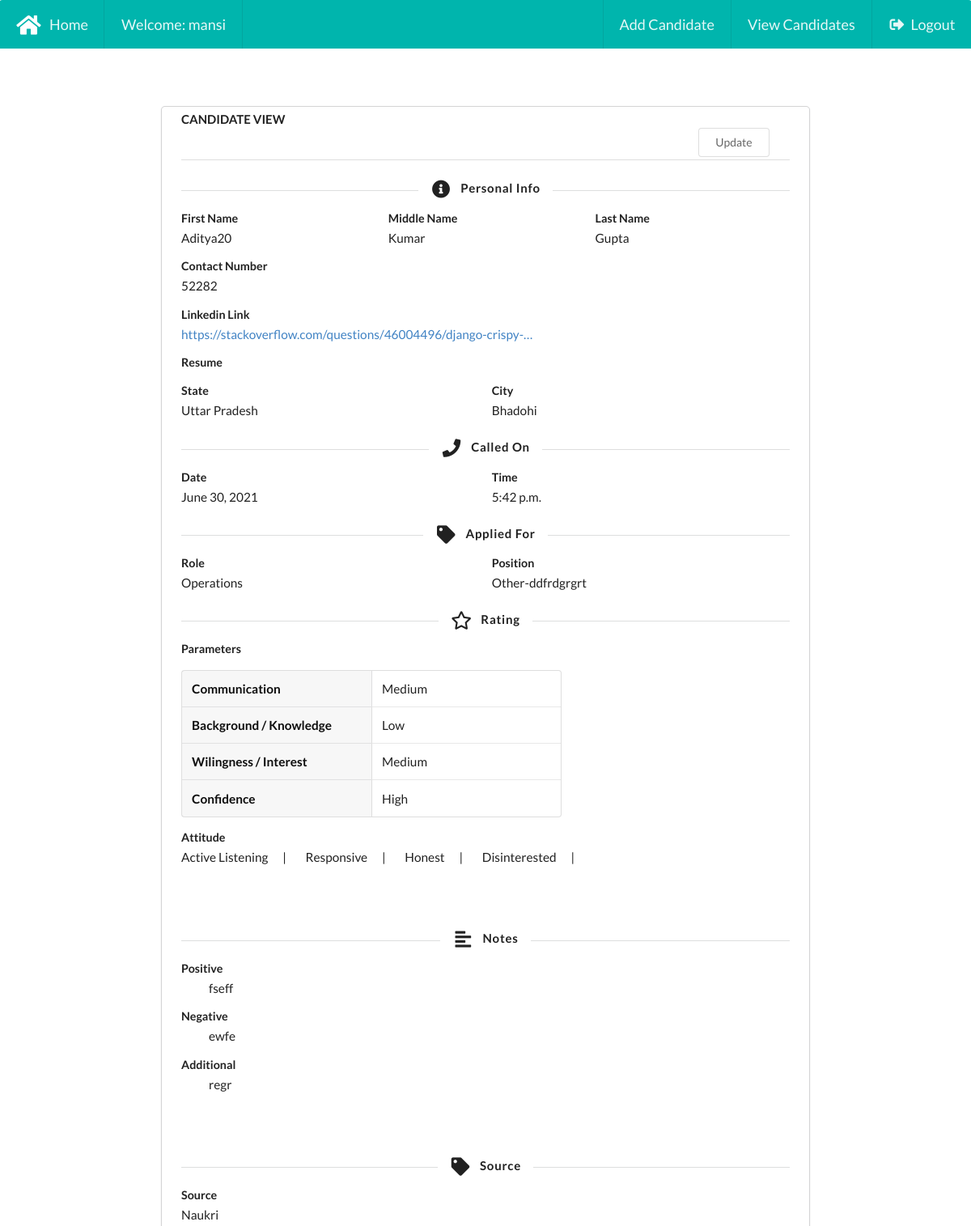
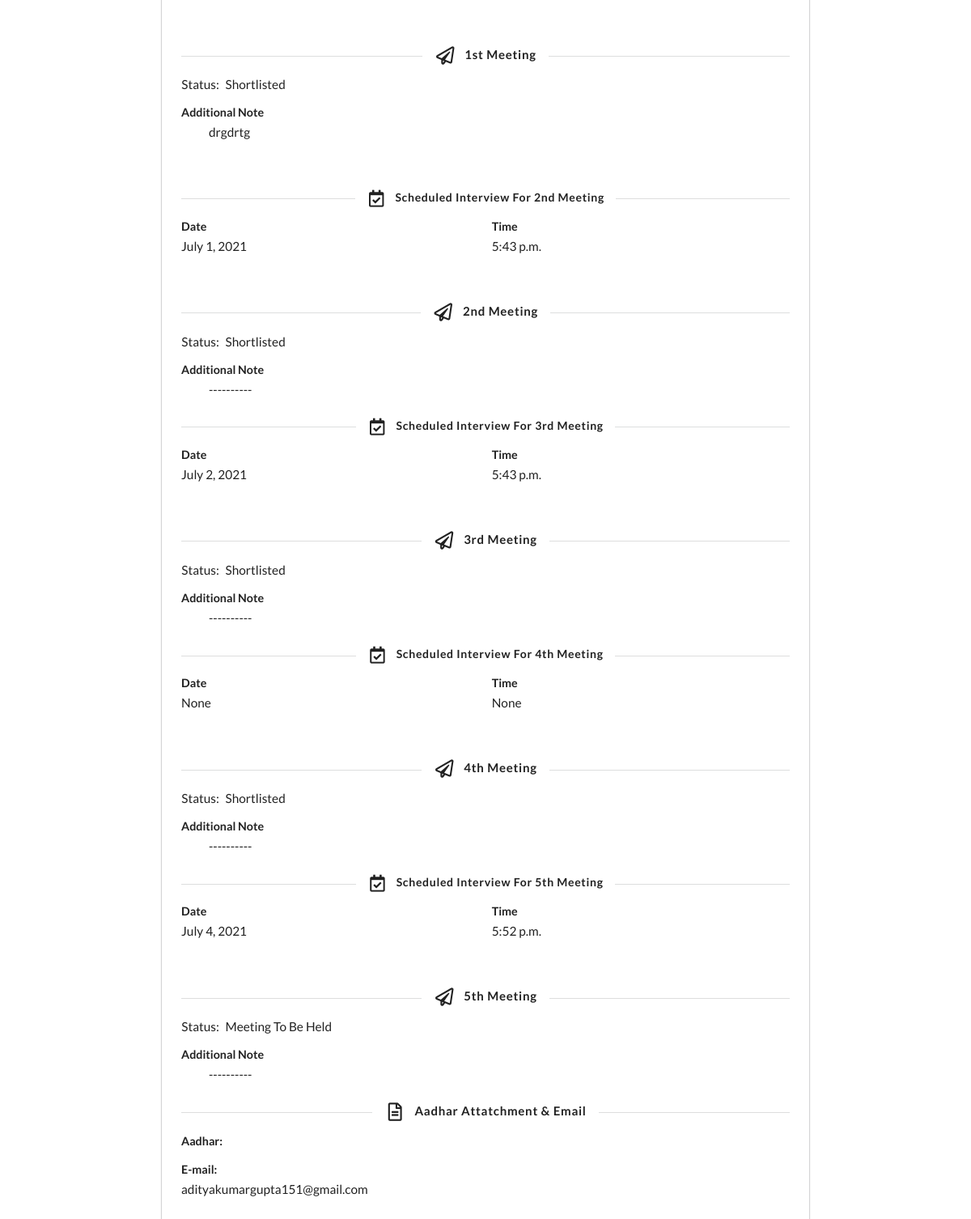
/candidateview/25 (signed in), run on the app's committed database (2 pictures, top to bottom).
### addcandidate/models.py (models this page shows, shortened)
class Recruitment(models.Model):
    HR = models.ForeignKey(User, on_delete=models.CASCADE)
    first_name = models.CharField(max_length=50)
    middle_name = models.CharField(max_length=50, blank=True, null=True)
    last_name = models.CharField(max_length=50, blank=True, null=True)
    contact_number = models.CharField(max_length=13, unique=True)
    linkedin_link = models.URLField(max_length=200, unique=True, blank=True)
    resume = models.FileField(upload_to='resume/', blank=True, null=True)
    state = models.CharField(max_length=50)
    city = models.CharField(max_length=50)
    date_called = models.DateField(default=timezone.now)
    time_called = models.TimeField()
    role = models.ForeignKey(Role, on_delete=models.CASCADE)
    position = models.CharField(max_length=50, choices=Constants.POSITION)
    other_role = models.CharField(max_length=50, blank=True)
    other_position = models.CharField(max_length=50, blank=True)
    first_param_val = models.CharField(max_length=50, choices=Constants.PARAMETER_VALUES)
    second_param_val = models.CharField(max_length=50, choices=Constants.PARAMETER_VALUES)
    third_param_val = models.CharField(max_length=50, choices=Constants.PARAMETER_VALUES)
    fourth_param_val = models.CharField(max_length=50, choices=Constants.PARAMETER_VALUES)
    attitude = models.ManyToManyField(Attitude)
    positive_notes = models.TextField(blank=True)
    negative_notes = models.TextField(blank=True)
    additional_notes = models.TextField(blank=True)
    source = models.CharField(max_length=50, choices=Constants.SOURCE)
    other_source = models.CharField(max_length=50, blank=True)
    first_meeting_status = models.CharField(max_length=50, choices=Constants.MEETING_STATUS)
    additional_notes_on_first_meeting = models.TextField(blank=True)
    interview_date = models.DateField(blank=True, default=None, null=True)
    interview_time = models.TimeField(blank=True, default=None, null=True)
    second_meeting_status = models.CharField(max_length=50, choices=Constants.MEETING_STATUS, blank=True, null=True)
    additional_notes_on_second_meeting = models.TextField(blank=True, null=True)
    more_meetings = models.ManyToManyField(ExtraMeeting, blank=True)
    aadhar = models.FileField(upload_to='aadhar/', blank=True, null=True)
    email = models.EmailField(max_length=254, blank=True, null=True)

class Role(models.Model):
    role = models.CharField(max_length=50, choices=Constants.ROLE, unique=True)
    rating_parameters = models.ManyToManyField(Parameter)
    def __str__(self):
        return self.get_role_display()

class Parameter(models.Model):
    parameters = models.CharField(max_length=50, choices=Constants.RATING_PARAMETERS, unique=True)

class Attitude(models.Model):
    attitude = models.CharField(max_length=50, choices=Constants.ATTITUDE, unique=True)

class ExtraMeeting(models.Model):
    extra_interview_date = models.DateField(blank=True, default=None, null=True)
    extra_interview_time = models.TimeField(blank=True, default=None, null=True)
    extra_meeting_status = models.CharField(max_length=50, choices=Constants.MEETING_STATUS, blank=True, null=True)
    additional_notes_on_extra_meeting = models.TextField(blank=True, null=True)

### addcandidate/views.py (the view)
# urls.py: path('candidateview/<int:pk>', views.view_candidate, name='viewcandidate'),
@login_required
def view_candidate(request, pk):
    context = {}
    candidate = Recruitment.objects.get(pk=pk)
    if candidate.HR != request.user:
        return HttpResponseRedirect(reverse("addcandidate:listcandidate"))
    context["candidate"] = candidate
    return render(request, "addcandidate/viewcandidate.html", context)

### templates/addcandidate/viewcandidate.html (shortened to what this page needs)
{% extends 'addcandidate/base.html' %}
{% load staticfiles %}
{% load custom_tags %}
{% block body_block %}
<div class="ui stackable doubling centered card right floated"
         style="margin: auto;
                margin-top: 6%;
                min-width: 800px;">
<div class="ui form" style="padding: 8px; padding-left: 24px; padding-right: 24px; padding-bottom: 100px;">
  <h4 class="ui dividing header">CANDIDATE VIEW
  <a href="{% url 'addcandidate:updatecandidate' pk=candidate.pk %}"><button class="ui basic button" style="margin-left:85%;">Update</button></a>
  </h4>
  <h4 class="ui horizontal divider header">
    <i class="info circle icon"></i>
    Personal Info
</h4>
  <div class="field">
    <div class="three fields">
        <div class="field">
        <label>First Name</label>
        {{candidate.first_name}}
        </div>
        <div class="field">
        <label>Middle Name</label>
        {% ifequal candidate.middle_name None %}
        ---------
        {% else %}
        {{candidate.middle_name}}
        {% endifequal %}
        </div>
        <div class="field">
        <label>Last Name</label>
        {% ifequal candidate.last_name None %}
        ---------
        {% else %}
        {{candidate.last_name}}
        {% endifequal %}
        </div>
    </div>
  </div>
  <div class="field">
    <label>Contact Number</label>
    <div class="six wide field">
      {{candidate.contact_number}}
    </div>
  </div>
  <div class="field">
    <label>Linkedin Link</label>
    <div class="twelve wide field">
      <a href="{{candidate.linkedin_link}}">{{candidate.linkedin_link|truncatechars:60}}</a>
    </div>
  </div>
    <div class="field">
    <label>Resume</label>
    </div>
  <div class="two fields">
    <div class="field">
    <label>State</label>
      {{candidate.state}}
    </div>
    <div class="field">
    <label>City</label>
        {{candidate.city}}
    </div>
  </div>
        <h4 class="ui horizontal divider header">
            <i class="phone icon"></i>
            Called On
        </h4>
        <div class="two fields">
            <div class="eight wide field">
                <label>Date</label>
                {{candidate.date_called}}
           </div>
            <div class="eight wide field">
                <label>Time</label>
                {{candidate.time_called}}
           </div>
        </div>
        <h4 class="ui horizontal divider header">
            <i class="tag icon"></i>
            Applied For
        </h4>
        <div class="field">
            <div class="two fields">
                <div class="eight wide field">
                    <label>Role</label>
                    {% ifequal candidate.role.role "other"  %}
                        {{candidate.role}}-{{candidate.other_role}}
                    {% else %}
                        {{candidate.role}}
                    {% endifequal %}
                </div>
                <div class="eight wide field">
                    <label>Position</label>
                    {% ifequal candidate.position "other"  %}
                        {{candidate.get_position_display}}-{{candidate.other_position}}
                    {% else %}
                        {{candidate.get_position_display}}
                    {% endifequal %}
                </div>
            </div>
        </div>
        <h4 class="ui horizontal divider header">
            <i class="star outline icon"></i>
            Rating
        </h4>
        <div class="ten wide field" id="rating-parameters">
        <label>Parameters</label>
            <table class="ui definition table">
                {% for rl in candidate.role.rating_parameters.all %}
                <tr>
                    <td class="eight wide column">{{rl.get_parameters_display}}</td>
                    <td>{{candidate|get_param_val:forloop.counter}}</td>
                </tr>
                {% endfor %}
            </table>
        </div>
        <div class="twelve wide field">
            <label>Attitude</label>
            {% for at in candidate.attitude.all %}
                {{at.get_attitude_display}}&nbsp&nbsp&nbsp&nbsp&nbsp&nbsp|&nbsp&nbsp&nbsp&nbsp&nbsp&nbsp&nbsp
            {% endfor %}
        </div>
        <br>
        <br>
        <h4 class="ui horizontal divider header">
            <i class="align left icon"></i>
            Notes
        </h4>
        <div class="field">
            <div class="field">
                <label>Positive</label>
                <div style="margin-left: 34px;">
                {{candidate.positive_notes}}
                </div>
            </div>
            <div class="field">
                <label>Negative</label>
                <div style="margin-left: 34px;">
                {{candidate.negative_notes}}
                </div>
            </div>
            <div class="field">
                <label>Additional</label>
                <div style="margin-left: 34px;">
                {{candidate.additional_notes}}
                </div>
            </div>
        </div>
        <br>
        <br>
        <h4 class="ui horizontal divider header">
            <i class="tag icon"></i>
            Source
        </h4>
        <div class="field">
            <label>Source</label>
            <div class="twelve wide field">
                {% ifequal candidate.source "other"  %}
                    {{candidate.get_source_display}}-{{candidate.other_source}}
                {% else %}
                    {{candidate.get_source_display}}
                {% endifequal %}
            </div>
        </div>
        <br>
        <h4 class="ui horizontal divider header">
            <i class="paper plane outline icon"></i>
            1st Meeting
        </h4>
        <div class="field">
            <div class="twelve wide fields" style="padding-left: 8px;">
                <label>Status:</label>
                <div class="field">
                    {{candidate.get_first_meeting_status_display}}
                </div>
            </div>
            <div class="twelve wide field">
                <label>Additional Note</label>
                <div class="field" style="padding-left: 34px;">
                    {% ifequal candidate.additional_notes_on_first_meeting ""  %}
                        ----------
                    {% else %}
                        {{candidate.additional_notes_on_first_meeting}}
                    {% endifequal %}
                </div>
            </div>
        </div>
        <br>
        <h5 class="ui horizontal divider header">
            <i class="calendar check outline icon"></i>
            Scheduled Interview For 2nd Meeting
        </h5>
        <div class="field" id="schedule-interview">
            {% ifequal candidate.first_meeting_status "shortlisted" %}
                <div class="two fields">
                    <div class="eight wide field">
                        <label>Date</label>
                        {{candidate.interview_date}}
                    </div>
                    <div class="eight wide field">
                        <label>Time</label>
                        {{candidate.interview_time}}
                    </div>
                </div>
            {% else %}
                <p>Interview Not Scheduled</p>
            {% endifequal %}
        </div>
        <br>
        <h4 class="ui horizontal divider header">
            <i class="paper plane outline icon"></i>
            2nd Meeting
        </h4>
        <div class="field" id="second-meeting">
            {% ifequal candidate.first_meeting_status "shortlisted" %}
            <div class="twelve wide fields" style="padding-left: 8px;">
                <label>Status:</label>
                <div class="field">
                    {{candidate.get_second_meeting_status_display}}
                </div>
            </div>
            <div class="twelve wide field">
                <label>Additional Note</label>
                <div class="field" style="padding-left: 34px;">
                    {% ifequal candidate.additional_notes_on_second_meeting ""  %}
                        ----------
                    {% else %}
                        {{candidate.additional_notes_on_second_meeting}}
                    {% endifequal %}
                </div>
            </div>
            {% else %}
                <p>Not Shortlisted in 1st Interview</p>
            {% endifequal %}
        </div>
        {% for additional_meeting in candidate.more_meetings.all %}
            <h5 class="ui horizontal divider header">
                <i class="calendar check outline icon"></i>
                Scheduled Interview For {{forloop.counter|get_meeting_no}} Meeting
            </h5>
            <div class="field" id="schedule-interview-{{forloop.counter|get_meeting_no}}">
                    <div class="two fields">
                        <div class="eight wide field">
                            <label>Date</label>
                            {{additional_meeting.extra_interview_date}}
                        </div>
                        <div class="eight wide field">
                            <label>Time</label>
                            {{additional_meeting.extra_interview_time}}
                        </div>
                    </div>
            </div>
            <br>
            <h4 class="ui horizontal divider header">
                <i class="paper plane outline icon"></i>
                {{forloop.counter|get_meeting_no}} Meeting
            </h4>
            <div class="field" id="second-meeting">
                <div class="twelve wide fields" style="padding-left: 8px;">
                    <label>Status:</label>
                    <div class="field">
                        {{additional_meeting.get_extra_meeting_status_display}}
                    </div>
                </div>
                <div class="twelve wide field">
                    <label>Additional Note</label>
                    <div class="field" style="padding-left: 34px;">
                        {% ifequal additional_meeting.additional_notes_on_extra_meeting ""  %}
                            ----------
                        {% else %}
                            {{additional_meeting.additional_notes_on_extra_meeting}}
                        {% endifequal %}
                    </div>
                </div>
            </div>
        {% endfor %}
        <h4 class="ui horizontal divider header">
            <i class="file alternate outline icon"></i>
            Aadhar Attatchment & Email
        </h4>
        <div class="field" id="final-attatchment">
            <div class="field">
                {% ifequal candidate.second_meeting_status "shortlisted" %}
                    <label>Aadhar:</label>
                    <label>E-mail:</label>
                    <div class="twelve wide field">
                        {{candidate.email}}
                    </div>
                {% else %}
                    <p>Not Selected in Second Interview</p>
                {% endifequal %}
            </div>
        </div>
</div>
</div>
{% endblock %}

### templates/addcandidate/base.html (shortened to what this page needs)
<!DOCTYPE html>
{% load staticfiles %}
<html lang="en">
<head>
    <link rel="stylesheet" href="https://cdnjs.cloudflare.com/ajax/libs/semantic-ui/2.4.1/semantic.min.css"/>
    <link rel="stylesheet" href="{% static 'css/style.css' %}">
</head>
<body>
    <div class="ui stackable massive inverted teal top attached menu" id="navbar">
        <a class="item" href="{% url 'addcandidate:home' %}">
            <i class="ui active inverted large home icon"></i>
            Home
        </a>
        {% if user.is_authenticated %}
            <div class="item">
                    Welcome: {{user.username}}
            </div>
        {% endif %}
        <div class="right inverted menu">
            {% if user.is_authenticated %}
                <a class="item" href="{% url 'addcandidate:addcandidate' %}">
                    Add Candidate
                </a>
                <a class="item" href="{% url 'addcandidate:listcandidate' %}">
                    View Candidates
                </a>
                <a class="right item" href="{% url 'addcandidate:logout' %}">
                    <i class="ui inverted sign out icon"></i>
                    Logout
                </a>
            {% else %}
                <a class="right item" href="{% url 'addcandidate:user_login' %}">
                    <i class="ui inverted sign out icon"></i>
                    Login
                </a>
            {% endif %}
        </div>
    </div>
<div class="container">
    {% block body_block %}{% endblock %}
</div>
</body>
</html>

### data on the page
Recruitment: first_name "Aditya20", middle_name "Kumar", last_name "Gupta", contact_number "52282", linkedin_link "https://stackoverflow.com/questions/46004496/django-crispy-…", state "Uttar Pradesh", city "Bhadohi", date_called "June 30, 2021", time_called "5:42 p.m.", role "Operations", position "Other", other_position "ddfrdgrgrt", first_param_val "Medium", second_param_val "Low", third_param_val "Medium", fourth_param_val "High", positive_notes "fseff", negative_notes "ewfe", additional_notes "regr", source "Naukri", first_meeting_status "Shortlisted", additional_notes_on_first_meeting "drgdrtg", interview_date "July 1, 2021", interview_time "5:43 p.m.", second_meeting_status "Shortlisted", email "adityakumargupta151@gmail.com"
Parameter: parameters "Communication"
Parameter: parameters "Background / Knowledge"
Parameter: parameters "Wilingness / Interest"
Parameter: parameters "Confidence"
Attitude: attitude "Active Listening"
Attitude: attitude "Responsive"
Attitude: attitude "Honest"
Attitude: attitude "Disinterested"
ExtraMeeting: extra_interview_date "July 2, 2021", extra_interview_time "5:43 p.m.", extra_meeting_status "Shortlisted"
ExtraMeeting: extra_interview_date "None", extra_interview_time "None", extra_meeting_status "Shortlisted"
ExtraMeeting: extra_interview_date "July 4, 2021", extra_interview_time "5:52 p.m.", extra_meeting_status "Meeting To Be Held"

### other printed values
{{ user.username }} "mansi"
